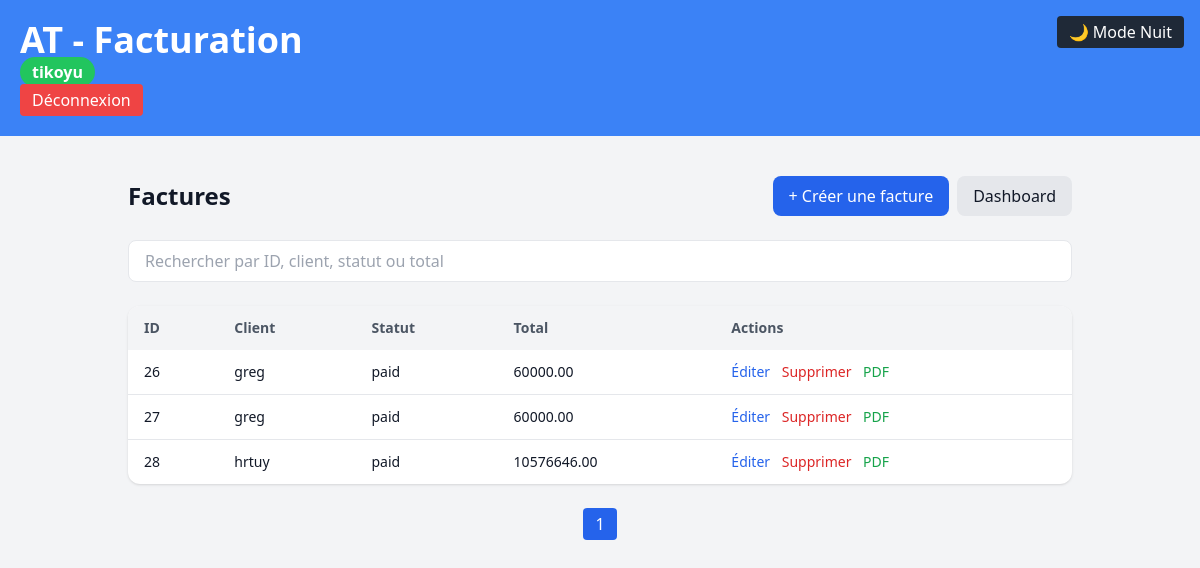
/clients/invoices/ (signed in), run on the app's committed database.
### users/models.py (models this page shows)
class CustomUser(AbstractUser):
    STATUT_CHOICES = (
        ('freelance', 'Freelance'),
        ('pme', 'PME'),
        ('entreprise', 'Entreprise'),
    )
    is_client = models.BooleanField(default=True)
    company_name = models.CharField(max_length=255, blank=True, null=True)
    statut = models.CharField(max_length=50, choices=STATUT_CHOICES)  # plus de default
    phone = models.CharField(max_length=20, blank=True, null=True)

### core/models.py (models this page shows, shortened)
class Invoice(models.Model):
    STATUS_CHOICES = [
        ('draft', 'Brouillon'),
        ('sent', 'Envoyée'),
        ('paid', 'Payée'),
        ('cancelled', 'Annulée'),
    ]
    owner = models.ForeignKey(settings.AUTH_USER_MODEL, on_delete=models.CASCADE)
    client = models.ForeignKey(Client, on_delete=models.CASCADE)
    products = models.ManyToManyField(Product, through='InvoiceItem')
    status = models.CharField(max_length=20, choices=STATUS_CHOICES, default='draft')
    created_at = models.DateTimeField(auto_now_add=True)
    due_date = models.DateField(null=True, blank=True)
    @property
    def total(self):
        return sum(item.total() for item in self.invoiceitem_set.all())

class Client(models.Model):
    SEX_CHOICES = [
        ('M', 'Masculin'),
        ('F', 'Féminin'),
        ('O', 'Autre'),
    ]
    PROVINCE_CHOICES = [
        ('province1', 'Antananarivo'),
        ('province2', 'Antsiranana'),
        ('province3', 'Toamasina'),
        ('province4', 'Mahajanga'),
        ('province5', 'Fianarantsoa'),
        ('province6', 'Toliara'),
    ]
    AGE_CHOICES = [
        ('<18', 'Moins de 18 ans'),
        ('18-25', '18-25 ans'),
        ('26-35', '26-35 ans'),
        ('36-50', '36-50 ans'),
        ('50+', 'Plus de 50 ans'),
    ]
    owner = models.ForeignKey(settings.AUTH_USER_MODEL, on_delete=models.CASCADE)
    name = models.CharField(max_length=255)
    email = models.EmailField()
    phone = models.CharField(max_length=50, blank=True, null=True)
    address = models.TextField(blank=True, null=True)
    sex = models.CharField(max_length=1, choices=SEX_CHOICES, blank=True, null=True)
    province = models.CharField(max_length=50, choices=PROVINCE_CHOICES, blank=True, null=True)
    age_range = models.CharField(
        max_length=10,
        choices=AGE_CHOICES,
        blank=True,
        null=True
    )
    created_at = models.DateTimeField(auto_now_add=True)

class InvoiceItem(models.Model):
    invoice = models.ForeignKey(Invoice, on_delete=models.CASCADE)
    product = models.ForeignKey(Product, on_delete=models.CASCADE)
    quantity = models.PositiveIntegerField(default=1)
    def total(self):
        return self.product.price * self.quantity

class Product(models.Model):
    owner = models.ForeignKey(settings.AUTH_USER_MODEL, on_delete=models.CASCADE)
    name = models.CharField(max_length=255)
    description = models.TextField(blank=True, null=True)
    price = models.DecimalField(max_digits=10, decimal_places=2)

### core/views.py (the view)
# urls.py: path('invoices/', views.invoice_list, name='invoice_list'),
@login_required
def invoice_list(request):
    invoices = Invoice.objects.filter(owner=request.user)
    return render(request, 'core/invoice_list.html', {'invoices': invoices})

### templates/core/invoice_list.html (shortened to what this page needs)
{% extends 'base.html' %}
{% block content %}
<div class="space-y-6 p-6 text-gray-900 dark:text-gray-100">
    <div class="flex flex-col sm:flex-row sm:items-center sm:justify-between gap-4">
        <h1 class="text-2xl font-semibold">Factures</h1>
        <div class="flex gap-2">
            <a href="{% url 'invoice_create' %}"
               class="bg-blue-600 text-white px-4 py-2 rounded-lg hover:bg-blue-700 transition">
               + Créer une facture
            </a>
            <a href="{% url 'dashboard' %}"
               class="bg-gray-200 dark:bg-gray-700 px-4 py-2 rounded-lg hover:opacity-90 transition">
               Dashboard
            </a>
        </div>
    </div>
    <div class="mb-4">
        <input type="text" id="invoiceSearch" placeholder="Rechercher par ID, client, statut ou total"
               class="w-full border rounded-lg px-4 py-2 bg-white dark:bg-gray-700 text-gray-900 dark:text-gray-100
                      focus:outline-none focus:ring-2 focus:ring-blue-500"
               onkeyup="filterInvoices()">
    </div>
    <div class="bg-white dark:bg-gray-800 rounded-xl shadow overflow-hidden">
        <table id="invoicesTable" class="w-full text-sm">
            <thead class="bg-gray-100 dark:bg-gray-700 text-gray-600 dark:text-gray-200">
                <tr>
                    <th class="px-4 py-3 text-left">ID</th>
                    <th class="px-4 py-3 text-left">Client</th>
                    <th class="px-4 py-3 text-left">Statut</th>
                    <th class="px-4 py-3 text-left">Total</th>
                    <th class="px-4 py-3 text-left">Actions</th>
                </tr>
            </thead>
            <tbody id="invoicesTbody" class="divide-y divide-gray-200 dark:divide-gray-700">
                {% for invoice in invoices %}
                <tr>
                    <td class="px-4 py-3">{{ invoice.id }}</td>
                    <td class="px-4 py-3">{{ invoice.client.name }}</td>
                    <td class="px-4 py-3">{{ invoice.status }}</td>
                    <td class="px-4 py-3">{{ invoice.total }}</td>
                    <td class="px-4 py-3 space-x-2">
                        <a href="{% url 'invoice_edit' invoice.pk %}" class="text-blue-600 dark:text-blue-400 hover:underline">Éditer</a>
                        <a href="{% url 'invoice_delete' invoice.pk %}" class="text-red-600 dark:text-red-400 hover:underline">Supprimer</a>
                        <a href="{% url 'invoice_detail' invoice.pk %}" class="text-green-600 dark:text-green-400 hover:underline">PDF</a>
                    </td>
                </tr>
                {% empty %}
                <tr>
                    <td colspan="5" class="px-4 py-6 text-center text-gray-500 dark:text-gray-400">
                        Aucune facture enregistrée
                    </td>
                </tr>
                {% endfor %}
            </tbody>
        </table>
    </div>
    <div class="flex justify-center mt-4 space-x-2" id="pagination"></div>
</div>
{% endblock %}

### templates/base.html (shortened to what this page needs)
<!DOCTYPE html>
<html lang="fr">
<head>
    <script src="https://cdn.tailwindcss.com"></script>
</head>
<body class="bg-gray-100 min-h-screen transition-colors duration-300">
    <header class="bg-blue-500 text-white p-5 transition-colors duration-300">
        <h1 class="text-4xl font-bold">AT - Facturation</h1>
        {% if user.is_authenticated %}
            <span class="bg-green-500 text-white px-3 py-1 rounded-full font-semibold">{{ user.username }}</span>
            <form method="post" action="{% url 'logout' %}">
                <button type="submit" class="bg-red-500 hover:bg-red-600 text-white px-3 py-1 rounded transition-colors duration-300">
                    Déconnexion
                </button>
            </form>
        {% else %}
            <a href="{% url 'login' %}" class="bg-gray-800 text-white px-3 py-1 rounded">Se connecter</a>
        {% endif %}
        <button id="dark-mode-toggle" class="fixed top-4 right-4 bg-gray-800 text-white px-3 py-1 rounded z-50">
        </button>
    </header>
    <main class="container mx-auto p-4 transition-colors duration-300">
        {% block content %}{% endblock %}
    </main>
</body>
</html>

### templates/base.html (style rules this page uses)
:root { --color-bg: #0b0c2c; --color-card: #1a1a2e; --color-text: #f5f5f5; --color-accent: #00ffff; --color-accent2: #8a2be2; }

### data on the page
CustomUser: username "tikoyu"
Invoice: id "26", client.name "greg", status "paid", total "60000.00"
Invoice: id "27", client.name "greg", status "paid", total "60000.00"
Invoice: id "28", client.name "hrtuy", status "paid", total "10576646.00"
